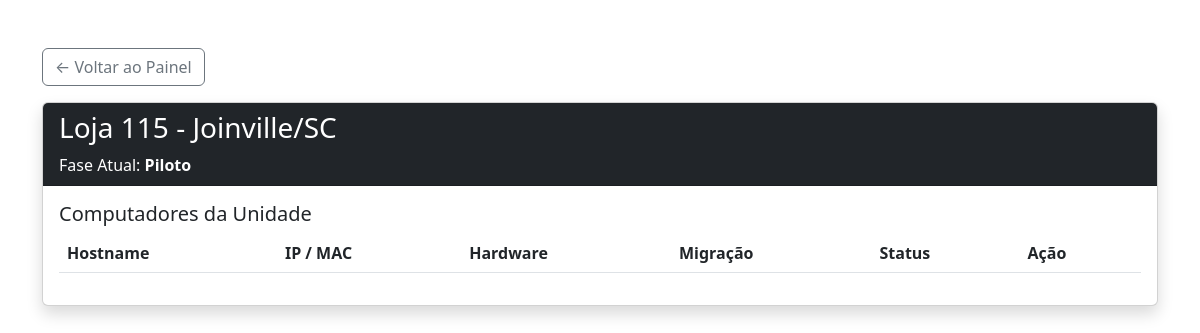
The app's page /loja/4/ with its own data.
### core/models.py (models this page shows, shortened)
class Loja(models.Model):
    FASES = [
        ('piloto', 'Piloto'),
        ('em_migracao', 'Em Migração'),
        ('migrada', 'Migrada'),
        ('pendente', 'Pendente'),
    ]
    codigo = models.CharField(max_length=10, unique=True)
    cidade = models.CharField(max_length=100)
    estado = models.CharField(max_length=2)
    fase = models.CharField(max_length=20, choices=FASES, default='pendente')

### core/views.py (the view)
# urls.py: path('loja/<int:loja_id>/', views.detalhe_loja, name='detalhe_loja'),
def detalhe_loja(request, loja_id):
    loja = get_object_or_404(Loja, id=loja_id)
    return render(request, 'detalhe_loja.html', {'loja': loja})

### core/templates/detalhe_loja.html (shortened to what this page needs)
<link href="https://cdn.jsdelivr.net/npm/bootstrap@5.3.0/dist/css/bootstrap.min.css" rel="stylesheet">
<div class="container mt-5">
    <a href="{% url 'dashboard' %}" class="btn btn-outline-secondary mb-3">← Voltar ao Painel</a>
    <div class="card shadow">
        <div class="card-header bg-dark text-white">
            <h3>Loja {{ loja.codigo }} - {{ loja.cidade }}/{{ loja.estado }}</h3>
            <p class="mb-0">Fase Atual: <strong>{{ loja.get_fase_display }}</strong></p>
        </div>
        <div class="card-body">
            <h5>Computadores da Unidade</h5>
            <table class="table align-middle">
                <thead>
                    <tr>
                        <th>Hostname</th>
                        <th>IP / MAC</th>
                        <th>Hardware</th>
                        <th>Migração</th>
                        <th>Status</th>
                        <th>Ação</th>
                    </tr>
                </thead>
            </table>
        </div>
    </div>
</div>

### records on screen
Loja: codigo "115", cidade "Joinville", estado "SC", fase "Piloto"
